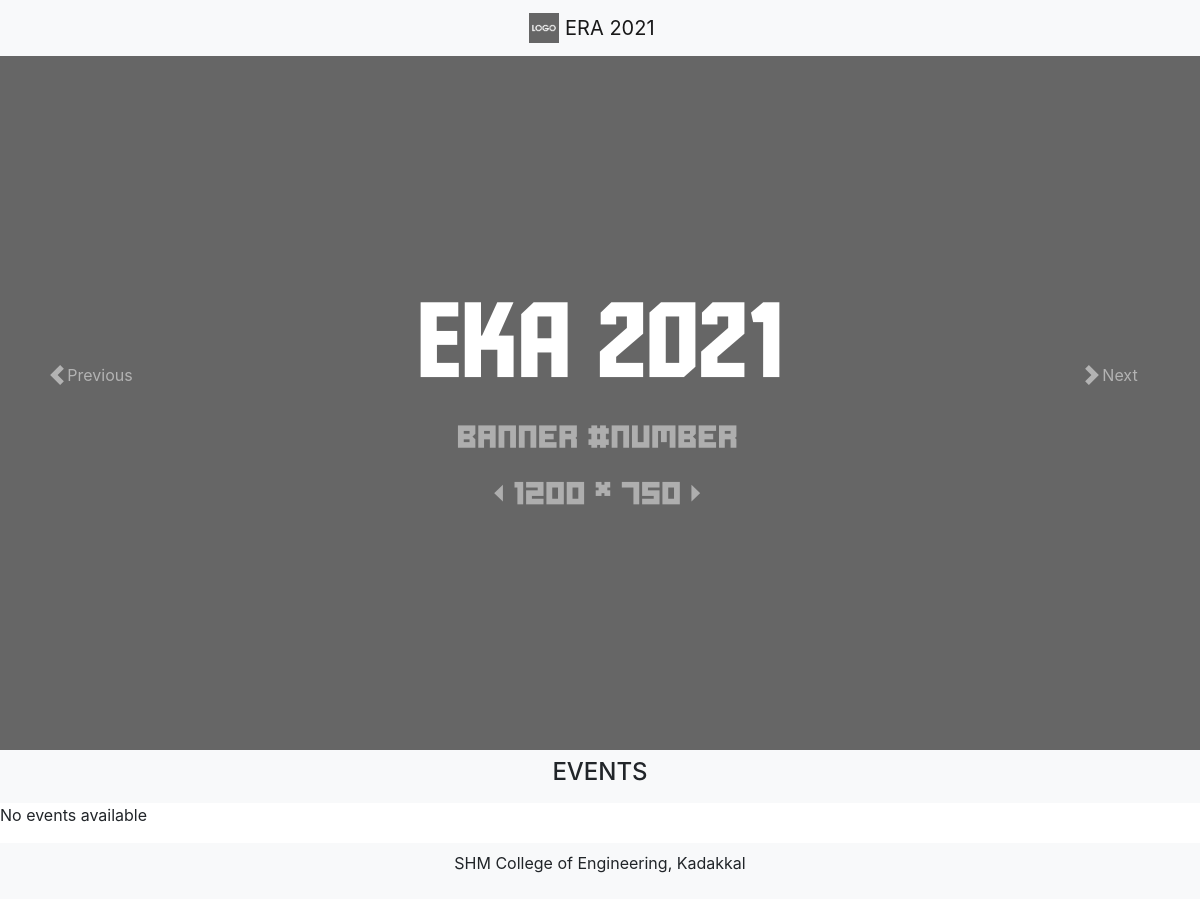
The app's page /, older data.
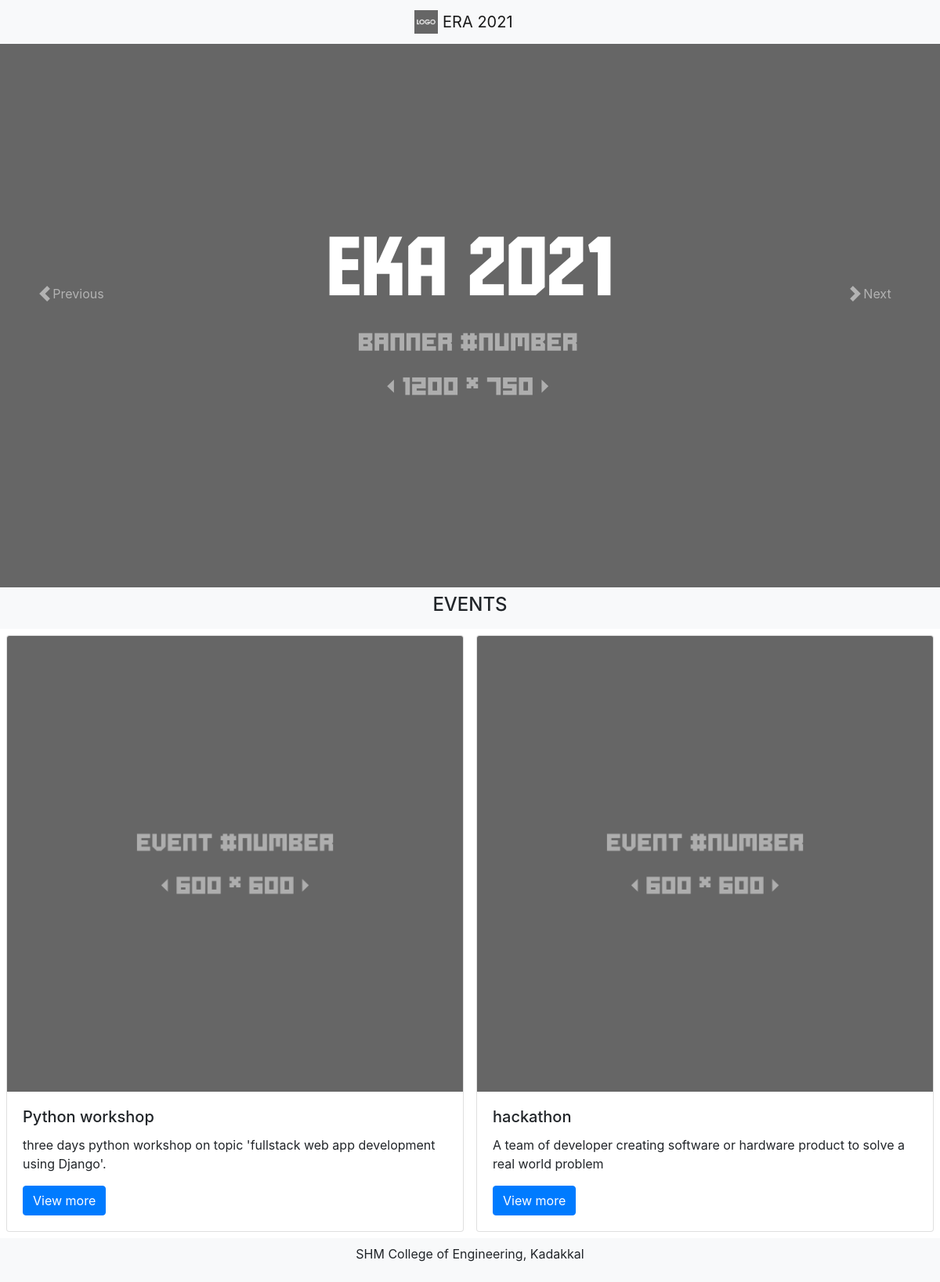
The same page, newer data.
### programs/models.py (models this page shows, shortened)
class Festevent(models.Model):
    name=models.CharField(max_length=55)
    details=models.TextField(max_length=None)
    banner=models.ImageField(upload_to='images/')
    contact=models.CharField(max_length=10)
    no_of_seats=models.IntegerField(blank=True)
    event_date=models.DateField(default=timezone.now)
    event_time=models.TimeField(default=timezone.now)
    isCompatition=models.BooleanField(default=False)
    first_price=models.FloatField(blank=True, null=True)
    second_price=models.FloatField(blank=True, null=True)
    third_price=models.FloatField(blank=True, null=True)
    isGroup=models.BooleanField(default=False)
    max_members=models.IntegerField(blank=True, null=True)
    min_members=models.IntegerField(blank=True, null=True)

### programs/views.py (the view)
# urls.py: path('', index, name="home"),
def index(request):
    allevents = Festevent.objects.all()
    context={'allevents':allevents}
    return render(request, 'index.html', context)

### programs/templates/index.html (shortened to what this page needs)
{% load static %}
<!doctype html>
<html lang="en">
<head>
    <link rel="stylesheet" href="https://maxcdn.bootstrapcdn.com/bootstrap/4.0.0/css/bootstrap.min.css"
>
</head>
<body>
    <header>
        <div class="containerfluid bg-secondary">
            <nav class="navbar navbar-light bg-light fixed-top justify-content-center">
                <div class="row">
                    <a class="navbar-brand" href="#">
                        <img src="{% static 'logo.png' %}" width="30" height="30" class="d-inline-block align-top" alt="">
                        ERA 2021
                    </a>
                </div>
            </nav>
        </div>
    </header>
    <section>
        <div class="container-fluid" style="padding: 0px;">
            <div id="carouselExampleFade" class="carousel slide carousel-fade" data-bs-ride="carousel">
                <div class="carousel-inner">
                    <div class="carousel-item active">
                        <img src="{% static 'banner.png' %}" class="d-block w-100" alt="...">
                    </div>
                </div>
                <a class="carousel-control-prev" href="#carouselExampleFade" role="button" data-bs-slide="prev">
                    <span class="carousel-control-prev-icon" aria-hidden="true"></span>
                    <span class="visually-hidden">Previous</span>
                </a>
                <a class="carousel-control-next" href="#carouselExampleFade" role="button" data-bs-slide="next">
                    <span class="carousel-control-next-icon" aria-hidden="true"></span>
                    <span class="visually-hidden">Next</span>
                </a>
            </div>
        </div>
        <div class="container-fluid bg-light p-2">
            <h4 class="text-center display-5">EVENTS</h4>
        </div>
    </section>
    <section>
        <div class="container-fluid">
            <div class="row align-items-center">
            {% if allevents %}
                {% for event in allevents %}
                <div class="col-sm-6 p-2">
                    <div class="card">
                        <a href="event/{{ event.id }}/">
                            <img src="{{ event.banner.url }}" class="card-img-top" alt="...">
                        </a>
                        <div class="card-body">
                            <h5 class="card-title">{{event.name}}</h5>
                            <p class="card-text">{{event.details}}</p>
                            <a href="event/{{ event.id }}/" class="btn btn-primary">View more</a>
                        </div>
                    </div>
                </div>
                {% endfor %}
            {% else %}
            <p>
                No events available
            </p>
            {% endif %}
            </div>
        </div>
    </section>
    <footer>
        <div class="container-fluid bg-light p-2 align-items-center">
            <center>
                <p> SHM College of Engineering, Kadakkal</p>
            </center>
        </div>
    </footer>
</body>
</html>

Row changes from the older to the newer data that the page shows:
added Festevent: banner (picture), name "Python workshop", details "three days python workshop on topic 'fullstack web app development using Django'."
added Festevent: banner (picture), name "hackathon", details "A team of developer creating software or hardware product to solve a real world problem"
Text that changed along with them:
text no longer shown: "No events available"
